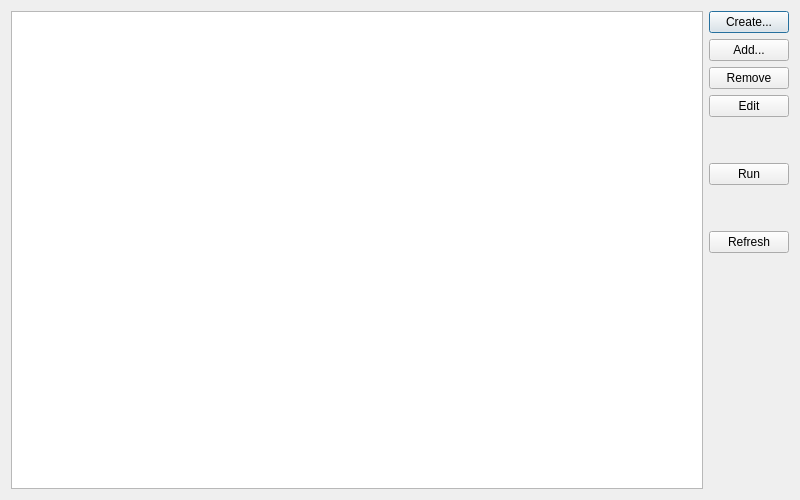
<?xml version="1.0" encoding="UTF-8"?>
<ui version="4.0">
 <class>ScriptsManager</class>
 <widget class="QDialog" name="ScriptsManager">
  <property name="geometry">
   <rect>
    <x>0</x>
    <y>0</y>
    <width>800</width>
    <height>500</height>
   </rect>
  </property>
  <property name="windowTitle">
   <string>Scripts Manager</string>
  </property>
  <layout class="QHBoxLayout" name="horizontalLayout">
   <item>
    <layout class="QVBoxLayout" name="mainContent">
     <item>
      <widget class="QTreeView" name="scriptsView"/>
     </item>
    </layout>
   </item>
   <item>
    <layout class="QVBoxLayout" name="buttonBox">
     <item>
      <widget class="QPushButton" name="btnCreate">
       <property name="whatsThis">
        <string>Creates a new script file.</string>
       </property>
       <property name="text">
        <string>Create...</string>
       </property>
       <property name="icon">
        <iconset theme="document-new">
         <normaloff>.</normaloff>.</iconset>
       </property>
      </widget>
     </item>
     <item>
      <widget class="QPushButton" name="btnAdd">
       <property name="whatsThis">
        <string>Copies an existing script from a specified location.</string>
       </property>
       <property name="text">
        <string>Add...</string>
       </property>
       <property name="icon">
        <iconset theme="document-open">
         <normaloff>.</normaloff>.</iconset>
       </property>
      </widget>
     </item>
     <item>
      <widget class="QPushButton" name="btnRemove">
       <property name="whatsThis">
        <string>Sends the selected script to the trash.</string>
       </property>
       <property name="text">
        <string>Remove</string>
       </property>
       <property name="icon">
        <iconset theme="user-trash">
         <normaloff>.</normaloff>.</iconset>
       </property>
      </widget>
     </item>
     <item>
      <widget class="QPushButton" name="btnEdit">
       <property name="whatsThis">
        <string>Opens the selected script with an external editor.</string>
       </property>
       <property name="text">
        <string>Edit</string>
       </property>
       <property name="icon">
        <iconset theme="document-edit">
         <normaloff>.</normaloff>.</iconset>
       </property>
      </widget>
     </item>
     <item>
      <spacer name="verticalSpacer">
       <property name="orientation">
        <enum>Qt::Vertical</enum>
       </property>
       <property name="sizeType">
        <enum>QSizePolicy::Maximum</enum>
       </property>
       <property name="sizeHint" stdset="0">
        <size>
         <width>20</width>
         <height>40</height>
        </size>
       </property>
      </spacer>
     </item>
     <item>
      <widget class="QPushButton" name="btnRun">
       <property name="whatsThis">
        <string>Executes the selected script.</string>
       </property>
       <property name="text">
        <string>Run</string>
       </property>
       <property name="icon">
        <iconset theme="media-playback-start">
         <normaloff>.</normaloff>.</iconset>
       </property>
      </widget>
     </item>
     <item>
      <spacer name="verticalSpacer_2">
       <property name="orientation">
        <enum>Qt::Vertical</enum>
       </property>
       <property name="sizeType">
        <enum>QSizePolicy::Maximum</enum>
       </property>
       <property name="sizeHint" stdset="0">
        <size>
         <width>20</width>
         <height>40</height>
        </size>
       </property>
      </spacer>
     </item>
     <item>
      <widget class="QPushButton" name="btnRefresh">
       <property name="whatsThis">
        <string>Reloads the installed scripts list.</string>
       </property>
       <property name="text">
        <string>Refresh</string>
       </property>
       <property name="icon">
        <iconset theme="view-refresh">
         <normaloff>.</normaloff>.</iconset>
       </property>
      </widget>
     </item>
     <item>
      <spacer name="verticalSpacer_3">
       <property name="orientation">
        <enum>Qt::Vertical</enum>
       </property>
       <property name="sizeHint" stdset="0">
        <size>
         <width>20</width>
         <height>40</height>
        </size>
       </property>
      </spacer>
     </item>
    </layout>
   </item>
  </layout>
 </widget>
 <resources/>
 <connections/>
</ui>
